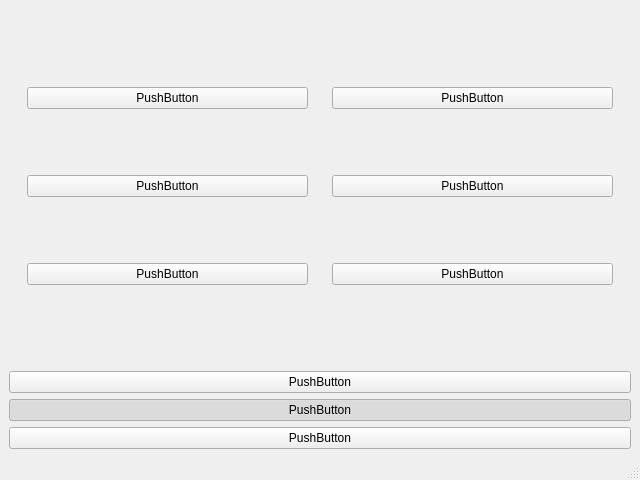
<?xml version="1.0" encoding="UTF-8"?>
<ui version="4.0">
 <class>MainWindow</class>
 <widget class="QMainWindow" name="MainWindow">
  <property name="geometry">
   <rect>
    <x>0</x>
    <y>0</y>
    <width>640</width>
    <height>480</height>
   </rect>
  </property>
  <property name="windowTitle">
   <string>MainWindow</string>
  </property>
  <widget class="QWidget" name="centralwidget">
   <layout class="QVBoxLayout" name="verticalLayout_3">
    <item>
     <widget class="QWidget" name="mainWidget" native="true">
      <layout class="QHBoxLayout" name="horizontalLayout">
       <item>
        <widget class="QWidget" name="leftWidget" native="true">
         <layout class="QVBoxLayout" name="verticalLayout">
          <item>
           <widget class="QPushButton" name="pushButton">
            <property name="text">
             <string>PushButton</string>
            </property>
           </widget>
          </item>
          <item>
           <widget class="QPushButton" name="pushButton_2">
            <property name="text">
             <string>PushButton</string>
            </property>
           </widget>
          </item>
          <item>
           <widget class="QPushButton" name="pushButton_3">
            <property name="text">
             <string>PushButton</string>
            </property>
           </widget>
          </item>
         </layout>
        </widget>
       </item>
       <item>
        <widget class="QWidget" name="rightWidget" native="true">
         <layout class="QVBoxLayout" name="verticalLayout_2">
          <item>
           <widget class="QPushButton" name="pushButton_4">
            <property name="text">
             <string>PushButton</string>
            </property>
           </widget>
          </item>
          <item>
           <widget class="QPushButton" name="pushButton_5">
            <property name="text">
             <string>PushButton</string>
            </property>
           </widget>
          </item>
          <item>
           <widget class="QPushButton" name="pushButton_6">
            <property name="text">
             <string>PushButton</string>
            </property>
           </widget>
          </item>
         </layout>
        </widget>
       </item>
      </layout>
     </widget>
    </item>
    <item>
     <widget class="QPushButton" name="pushButton_7">
      <property name="text">
       <string>PushButton</string>
      </property>
     </widget>
    </item>
    <item>
     <widget class="QPushButton" name="pushButton_8">
      <property name="text">
       <string>PushButton</string>
      </property>
      <property name="checkable">
       <bool>true</bool>
      </property>
      <property name="checked">
       <bool>true</bool>
      </property>
     </widget>
    </item>
    <item>
     <widget class="QPushButton" name="pushButton_9">
      <property name="text">
       <string>PushButton</string>
      </property>
     </widget>
    </item>
   </layout>
  </widget>
  <widget class="QMenuBar" name="menubar">
   <property name="geometry">
    <rect>
     <x>0</x>
     <y>0</y>
     <width>640</width>
     <height>21</height>
    </rect>
   </property>
  </widget>
  <widget class="QStatusBar" name="statusbar"/>
 </widget>
 <resources/>
 <connections/>
</ui>
